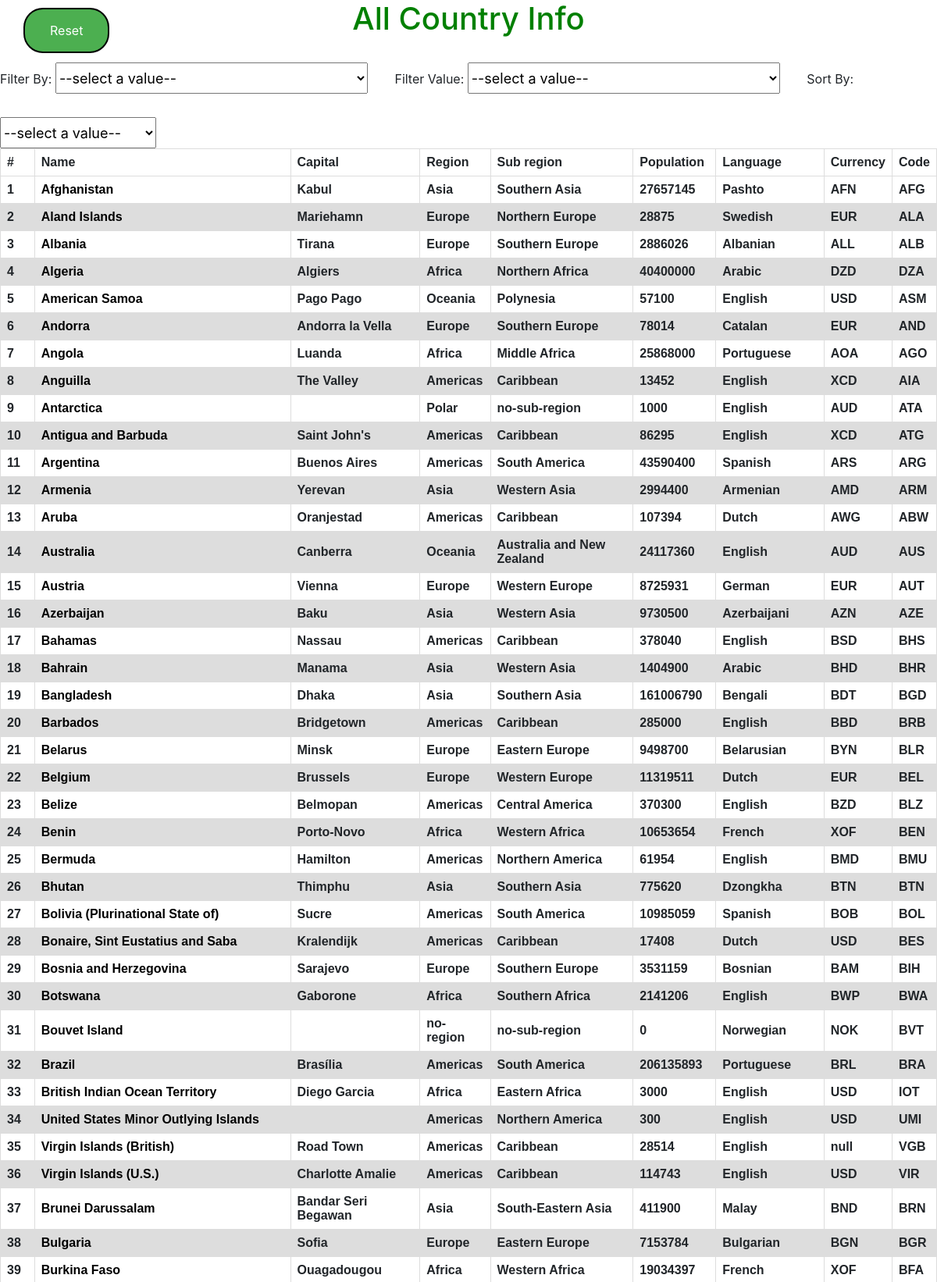
The page / (upper part) on the database its author committed.
### restapp/models.py (models this page shows, shortened)
class CountryInfo(models.Model):
    name = models.CharField(max_length=600)
    capital = models.CharField(max_length=600, blank=True)
    region = models.ForeignKey(Region, on_delete=models.CASCADE)
    subRegion = models.ForeignKey(SubRegion, on_delete=models.CASCADE)
    population = models.IntegerField()
    currency = models.CharField(max_length=600)
    languages = models.CharField(max_length=600)
    code = models.CharField(max_length=3, unique=True)
    neighbours = models.CharField(max_length=600, blank=True)
    flag = models.CharField(max_length=600, blank=True)
    area = models.IntegerField(null=True, blank=True)
    nativeName = models.CharField(max_length=600, blank=True)

class Region(models.Model):
    name = models.CharField(max_length=600, unique=True)
    def __str__(self): return self.name

class SubRegion(models.Model):
    name = models.CharField(max_length=600, unique=True)
    def __str__(self): return self.name

### restapp/views.py (the view)
# urls.py: path('', indexView),
def indexView(request):
    countries = CountryInfo.objects.all()
    context = {"countries":countries}
    return render(request, 'index.html', context)

### templates/index.html (shortened to what this page needs)
{% extends 'layout.html' %}
{% block content %}
    <div>
        <button type="submit" id="resetAll" onclick="resetAll()">Reset</button>
        <h1 id="heading">All Country Info</h1>
    </div><br>
    <label for="filter_by">Filter By: </label>
    <select name="filter_by" id="filterBy">
        <option value="null">--select a value--</option>
    </select>
    <label for="filter_value">Filter Value: </label>
    <select id="filterValue" name="filter_value">
        <option value="null">--select a value--</option>
    </select>
    <label for="sort_by">Sort By: </label>
    <select id="sortBy" name="sort_by">
        <option value="null">--select a value--</option>
    </select>
    {% include 'table.html' %}
{% endblock content %}

### templates/layout.html (shortened to what this page needs)
<html>
<head>
    {% load static %}
    <link rel="stylesheet" type="text/css" href="{% static 'css/main.css' %}">
    <link rel="stylesheet" href="https://maxcdn.bootstrapcdn.com/bootstrap/4.0.0/css/bootstrap.min.css">
</head>
<body>
    {% block content %}{% endblock %}
</body>
</html>

### templates/table.html
<table>
    <thead>
        <tr>
            <th>#</th>
            <th>Name</th>
            <th>Capital</th>
            <th>Region</th>
            <th>Sub region</th>
            <th>Population</th>
            <th>Language</th>
            <th>Currency</th>
            <th>Code</th>
        </tr>
    </thead>
    <tbody id="tableContent">
        {% for country in countries %}
            <tr>
                <th>{{forloop.counter}}</th>
                <th><a id="NameDescAnch" onclick="openModal({{country.id}})">{{country.name}}</a></th>
                <th>{{country.capital}}</th>
                <th>{{country.region}}</th>
                <th>{{country.subRegion}}</th>
                <th>{{country.population}}</th>
                <th>{{country.languages}}</th>
                <th>{{country.currency}}</th>
                <th>{{country.code}}</th>
            </tr>
        {% endfor %}
    </tbody>
</table>

### restapp/static/css/main.css (style rules this page uses)
table { font-family: arial, sans-serif; border-collapse: collapse; width: 100%; }
td, th { border: 1px solid #dddddd; text-align: left; padding: 8px; }
tr:nth-child(even) { background-color: #dddddd; }
#heading { text-align: center; color: green; }
#filterBy { margin-bottom: 30px; margin-right: 30px; font-size: large; height: 40px; width: 400px; }
#filterValue { font-size: large; height: 40px; width: 400px; margin-right:30px; }
#resetAll { position: absolute; color: #ffffff; background-color: #4CAF50; border: 2px solid #000; border-radius: 25px; margin-top:10px; padding: 15px 32px; margin-left: 30px; text-align: center; text-decoration: none; display: inline-block; font-size: 16px; cursor: pointer; outline:none; }
#sortBy { font-size: large; height: 40px; width: 200px; }
#NameDescAnch { color: black; cursor: pointer; text-decoration: none; }

### rows shown on the page
CountryInfo: name "Afghanistan", capital "Kabul", region "Asia", subRegion "Southern Asia", population "27657145", languages "Pashto", currency "AFN", code "AFG"
CountryInfo: name "Aland Islands", capital "Mariehamn", region "Europe", subRegion "Northern Europe", population "28875", languages "Swedish", currency "EUR", code "ALA"
CountryInfo: name "Albania", capital "Tirana", region "Europe", subRegion "Southern Europe", population "2886026", languages "Albanian", currency "ALL", code "ALB"
CountryInfo: name "Algeria", capital "Algiers", region "Africa", subRegion "Northern Africa", population "40400000", languages "Arabic", currency "DZD", code "DZA"
CountryInfo: name "American Samoa", capital "Pago Pago", region "Oceania", subRegion "Polynesia", population "57100", languages "English", currency "USD", code "ASM"
CountryInfo: name "Andorra", capital "Andorra la Vella", region "Europe", subRegion "Southern Europe", population "78014", languages "Catalan", currency "EUR", code "AND"
CountryInfo: name "Angola", capital "Luanda", region "Africa", subRegion "Middle Africa", population "25868000", languages "Portuguese", currency "AOA", code "AGO"
CountryInfo: name "Anguilla", capital "The Valley", region "Americas", subRegion "Caribbean", population "13452", languages "English", currency "XCD", code "AIA"
CountryInfo: name "Antarctica", region "Polar", subRegion "no-sub-region", population "1000", languages "English", currency "AUD", code "ATA"
CountryInfo: name "Antigua and Barbuda", capital "Saint John's", region "Americas", subRegion "Caribbean", population "86295", languages "English", currency "XCD", code "ATG"
CountryInfo: name "Argentina", capital "Buenos Aires", region "Americas", subRegion "South America", population "43590400", languages "Spanish", currency "ARS", code "ARG"
CountryInfo: name "Armenia", capital "Yerevan", region "Asia", subRegion "Western Asia", population "2994400", languages "Armenian", currency "AMD", code "ARM"
CountryInfo: name "Aruba", capital "Oranjestad", region "Americas", subRegion "Caribbean", population "107394", languages "Dutch", currency "AWG", code "ABW"
CountryInfo: name "Australia", capital "Canberra", region "Oceania", subRegion "Australia and New Zealand", population "24117360", languages "English", currency "AUD", code "AUS"
CountryInfo: name "Austria", capital "Vienna", region "Europe", subRegion "Western Europe", population "8725931", languages "German", currency "EUR", code "AUT"
CountryInfo: name "Azerbaijan", capital "Baku", region "Asia", subRegion "Western Asia", population "9730500", languages "Azerbaijani", currency "AZN", code "AZE"
CountryInfo: name "Bahamas", capital "Nassau", region "Americas", subRegion "Caribbean", population "378040", languages "English", currency "BSD", code "BHS"
CountryInfo: name "Bahrain", capital "Manama", region "Asia", subRegion "Western Asia", population "1404900", languages "Arabic", currency "BHD", code "BHR"
CountryInfo: name "Bangladesh", capital "Dhaka", region "Asia", subRegion "Southern Asia", population "161006790", languages "Bengali", currency "BDT", code "BGD"
CountryInfo: name "Barbados", capital "Bridgetown", region "Americas", subRegion "Caribbean", population "285000", languages "English", currency "BBD", code "BRB"
CountryInfo: name "Belarus", capital "Minsk", region "Europe", subRegion "Eastern Europe", population "9498700", languages "Belarusian", currency "BYN", code "BLR"
CountryInfo: name "Belgium", capital "Brussels", region "Europe", subRegion "Western Europe", population "11319511", languages "Dutch", currency "EUR", code "BEL"
CountryInfo: name "Belize", capital "Belmopan", region "Americas", subRegion "Central America", population "370300", languages "English", currency "BZD", code "BLZ"
CountryInfo: name "Benin", capital "Porto-Novo", region "Africa", subRegion "Western Africa", population "10653654", languages "French", currency "XOF", code "BEN"
CountryInfo: name "Bermuda", capital "Hamilton", region "Americas", subRegion "Northern America", population "61954", languages "English", currency "BMD", code "BMU"
CountryInfo: name "Bhutan", capital "Thimphu", region "Asia", subRegion "Southern Asia", population "775620", languages "Dzongkha", currency "BTN", code "BTN"
CountryInfo: name "Bolivia (Plurinational State of)", capital "Sucre", region "Americas", subRegion "South America", population "10985059", languages "Spanish", currency "BOB", code "BOL"
CountryInfo: name "Bonaire, Sint Eustatius and Saba", capital "Kralendijk", region "Americas", subRegion "Caribbean", population "17408", languages "Dutch", currency "USD", code "BES"
CountryInfo: name "Bosnia and Herzegovina", capital "Sarajevo", region "Europe", subRegion "Southern Europe", population "3531159", languages "Bosnian", currency "BAM", code "BIH"
CountryInfo: name "Botswana", capital "Gaborone", region "Africa", subRegion "Southern Africa", population "2141206", languages "English", currency "BWP", code "BWA"
CountryInfo: name "Bouvet Island", region "no-region", subRegion "no-sub-region", population "0", languages "Norwegian", currency "NOK", code "BVT"
CountryInfo: name "Brazil", capital "Brasília", region "Americas", subRegion "South America", population "206135893", languages "Portuguese", currency "BRL", code "BRA"
CountryInfo: name "British Indian Ocean Territory", capital "Diego Garcia", region "Africa", subRegion "Eastern Africa", population "3000", languages "English", currency "USD", code "IOT"
CountryInfo: name "United States Minor Outlying Islands", region "Americas", subRegion "Northern America", population "300", languages "English", currency "USD", code "UMI"
CountryInfo: name "Virgin Islands (British)", capital "Road Town", region "Americas", subRegion "Caribbean", population "28514", languages "English", currency "null", code "VGB"
CountryInfo: name "Virgin Islands (U.S.)", capital "Charlotte Amalie", region "Americas", subRegion "Caribbean", population "114743", languages "English", currency "USD", code "VIR"
CountryInfo: name "Brunei Darussalam", capital "Bandar Seri Begawan", region "Asia", subRegion "South-Eastern Asia", population "411900", languages "Malay", currency "BND", code "BRN"
CountryInfo: name "Bulgaria", capital "Sofia", region "Europe", subRegion "Eastern Europe", population "7153784", languages "Bulgarian", currency "BGN", code "BGR"
CountryInfo: name "Burkina Faso", capital "Ouagadougou", region "Africa", subRegion "Western Africa", population "19034397", languages "French", currency "XOF", code "BFA"
